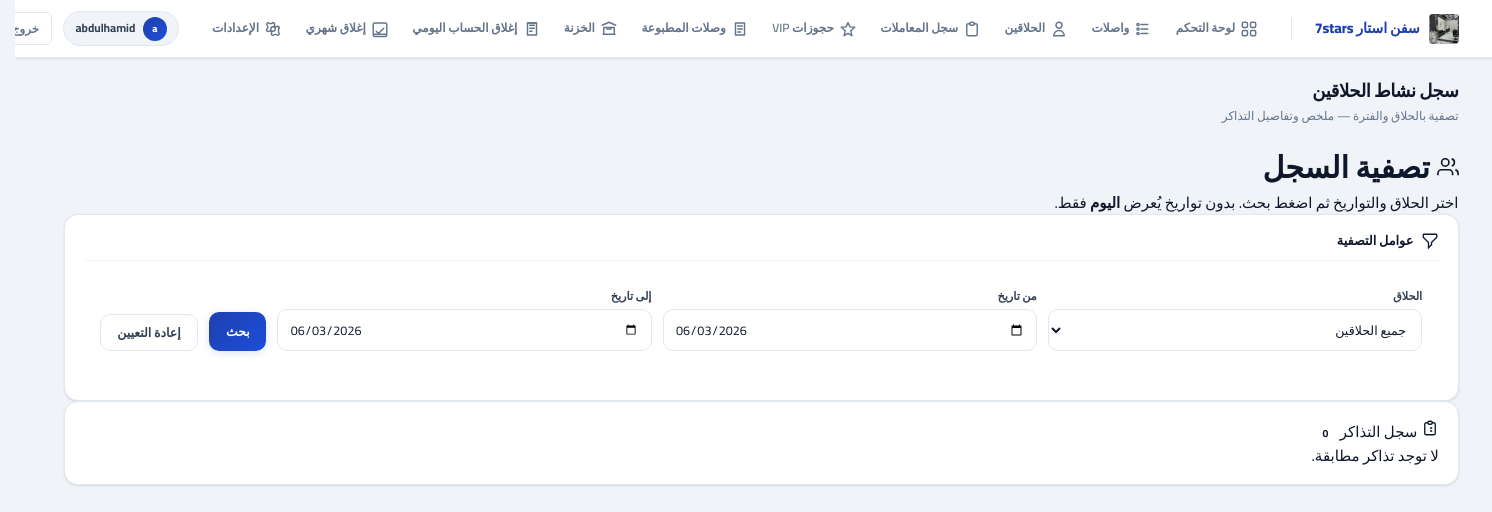
The app's page /app/barber-log/ (signed in), older data.
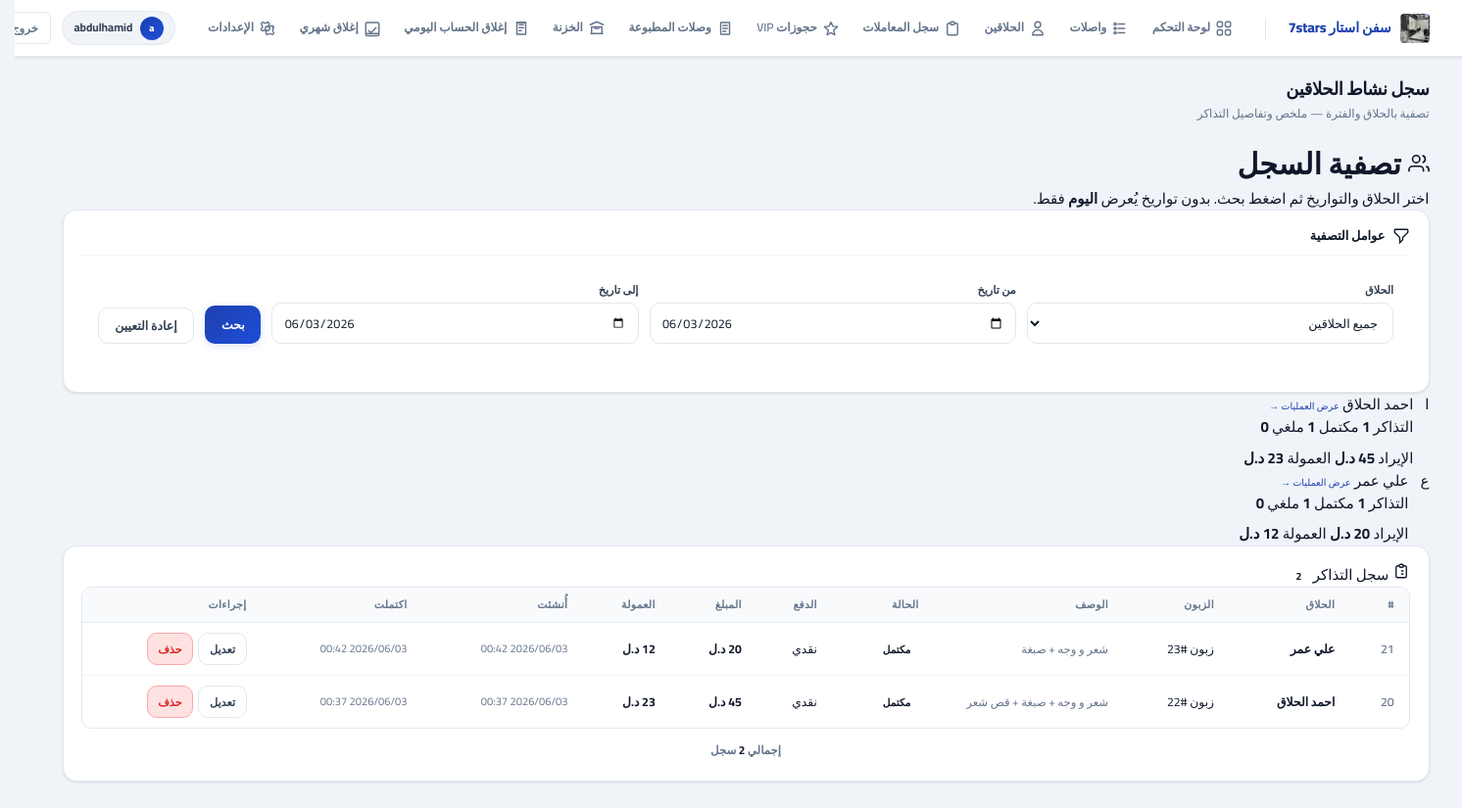
The same page, newer data.
### accounts/models.py (models this page shows, shortened)
class BarberProfile(models.Model):
    user = models.OneToOneField(
        "accounts.User",
        on_delete=models.CASCADE,
        related_name="barber_profile",
        null=True,
        blank=True,
    )
    name = models.CharField(max_length=120, blank=True, default="", verbose_name="اسم الحلاق")
    default_commission_pct = models.DecimalField(max_digits=5, decimal_places=2, default=0)
    is_active = models.BooleanField(default=True)
    class Meta:
        ordering = ["name"]
    @property
    def display_name(self) -> str:
        n = (self.name or "").strip()
        if n:
            return n
        if self.user_id:
            return self.user.get_full_name() or self.user.username
        return "حلاق"
    @property
    def initial_letter(self) -> str:
        d = self.display_name
        return d[:1].upper() if d else "?"

### core/models.py (models this page shows, shortened)
class TimestampedModel(models.Model):
    created_at = models.DateTimeField(auto_now_add=True, db_index=True)
    updated_at = models.DateTimeField(auto_now=True, db_index=True)
    class Meta:
        abstract = True

class Ticket(TimestampedModel):
    customer = models.ForeignKey("core.Customer", on_delete=models.PROTECT, related_name="tickets")
    barber = models.ForeignKey("accounts.BarberProfile", on_delete=models.PROTECT, related_name="tickets")
    shift = models.ForeignKey("core.Shift", on_delete=models.PROTECT, related_name="tickets")
    service = models.ForeignKey(
        "core.Service",
        on_delete=models.SET_NULL,
        null=True,
        blank=True,
        related_name="tickets",
    )
    shift_sequence = models.PositiveIntegerField(
        null=True,
        blank=True,
        db_index=True,
        help_text="رقم تسلسلي للوصل ضمن الشفت (يُطبع على الوصل بدل اسم الزبون)",
    )
    status = models.CharField(max_length=20, choices=TicketStatus.choices, default=TicketStatus.WAITING, db_index=True)
    queue_position = models.PositiveIntegerField(default=0, db_index=True)
    started_at = models.DateTimeField(null=True, blank=True, db_index=True)
    completed_at = models.DateTimeField(null=True, blank=True, db_index=True)
    subtotal = models.DecimalField(max_digits=12, decimal_places=2, default=0)
    discount = models.DecimalField(max_digits=12, decimal_places=2, default=0)
    total = models.DecimalField(max_digits=12, decimal_places=2, default=0)
    barber_commission_total = models.DecimalField(max_digits=12, decimal_places=2, default=0)
    description = models.CharField(max_length=255, blank=True, default="")
    payment_method = models.CharField(
        max_length=10, choices=PaymentMethod.choices, default=PaymentMethod.CASH, blank=True,
    )
    locked_by_close = models.ForeignKey(
        "core.CloseLedger",
        on_delete=models.PROTECT,
        null=True,
        blank=True,
        related_name="locked_tickets",
    )
    class Meta:
        indexes = [
            models.Index(fields=["barber", "status", "queue_position"]),
            models.Index(fields=["shift", "status"]),
        ]
        constraints = [
            models.CheckConstraint(check=Q(total__gte=0), name="ticket_total_gte_0"),
            models.UniqueConstraint(
                fields=["shift", "shift_sequence"],
                condition=Q(shift_sequence__isnull=False),
                name="ticket_unique_shift_sequence",
            ),
        ]

### barber_ms/views.py (the view, shortened to what this page needs)
# urls.py: path("barber-log/", views.barber_log_view, name="barber_log"),
@login_required
def barber_log_view(request):
    if not _is_cashier_or_admin(request.user):
        messages.error(request, "ليس لديك صلاحية الوصول.")
        return redirect("frontend:dashboard")
    barbers = BarberProfile.objects.select_related("user").filter(is_active=True).order_by(
        "user__first_name", "user__username"
    )
    selected_barber_id = request.GET.get("barber")
    from_raw = request.GET.get("from")
    to_raw = request.GET.get("to")
    today = timezone.localdate()
    from_d, to_d = None, None
    if from_raw:
        try:
            from_d = datetime.date.fromisoformat(str(from_raw)[:10])
        except ValueError:
            pass
    if to_raw:
        try:
            to_d = datetime.date.fromisoformat(str(to_raw)[:10])
        except ValueError:
            pass
    if not from_d and not to_d:
        from_d = to_d = today
    qs = Ticket.objects.select_related("customer", "barber__user").prefetch_related(
        "items__service", "receipts"
    ).order_by("-created_at")
    if selected_barber_id:
        qs = qs.filter(barber_id=selected_barber_id)
    if from_d:
        qs = qs.filter(created_at__date__gte=from_d)
    if to_d:
        qs = qs.filter(created_at__date__lte=to_d)
    paginator, tickets_page = paginate_queryset(request, qs, per_page=20)
    vip_paginator = None
    vip_log_page = None
    vip_log_rows = []
    barber_stats_raw = (
        qs.values("barber_id")
        .annotate(
            total_tickets=Count("id"),
            completed_tickets=Count("id", filter=Q(status=TicketStatus.COMPLETED)),
            cancelled_tickets=Count("id", filter=Q(status=TicketStatus.CANCELLED)),
            total_revenue=Sum("total", filter=Q(status=TicketStatus.COMPLETED)),
            total_commission=Sum(
                "barber_commission_total", filter=Q(status=TicketStatus.COMPLETED)
            ),
        )
        .order_by("-total_revenue")
    )
    _bp_ids = [r["barber_id"] for r in barber_stats_raw if r.get("barber_id")]
    _bp_map = {b.pk: b for b in BarberProfile.objects.filter(pk__in=_bp_ids)}
    barber_stats = []
    for row in barber_stats_raw:
        bp = _bp_map.get(row["barber_id"])
        barber_stats.append(
            {
                **row,
                "display_name": bp.display_name if bp else "",
                "initial_letter": bp.initial_letter if bp else "?",
            }
        )
    return render(
        request,
        "frontend/barber_log.html",
        {
            "barbers": barbers,
            "tickets_page": tickets_page,
            "paginator": paginator,
            "query_string": querystring_excluding_page(request),
            "barber_stats": barber_stats,
            "selected_barber_id": selected_barber_id,
            "vip_log_rows": vip_log_rows,
            "vip_log_page": vip_log_page,
            "vip_log_paginator": vip_paginator,
            "vip_log_query_string": querystring_excluding_page(request, page_param="vpage"),
            "filter_from": from_d,
            "filter_to": to_d,
            "ticket_edit_form": TicketEditForm(),
            "is_admin": True,
            "active_barbers": barbers,
            "pos_services": _active_services_qs(),
        },
    )

### barber_ms/forms.py (shortened to what this page needs)
class TicketEditForm(forms.Form):
    barber_id = forms.ModelChoiceField(
        queryset=BarberProfile.objects.none(),
        label="الحلاق",
    )
    service_ids = forms.ModelMultipleChoiceField(
        queryset=Service.objects.none(),
        label="الخدمات",
        error_messages={"required": "اختر خدمة واحدة على الأقل."},
    )
    payment_method = forms.ChoiceField(
        choices=[(PaymentMethod.CASH, "نقدي"), (PaymentMethod.CARD, "بطاقة")],
        label="طريقة الدفع",
    )
    status = forms.ChoiceField(choices=TicketStatus.choices, label="الحالة")
    def __init__(self, ticket=None, *args, **kwargs):
        super().__init__(*args, **kwargs)
        self.ticket = ticket
        self.fields["barber_id"].queryset = BarberProfile.objects.filter(is_active=True).select_related(
            "user"
        )
        self.fields["service_ids"].queryset = Service.objects.filter(is_active=True).order_by("name")
        for field in self.fields.values():
            if hasattr(field.widget, "attrs"):
                field.widget.attrs.setdefault("class", "field-input")

### barber_ms/views.py (called while the page is built)
def _active_services_qs():
    return Service.objects.filter(is_active=True).order_by("name")

### templates/frontend/barber_log.html (shortened to what the changed rows need)
{% extends "frontend/base.html" %}
{% block content %}
<div class="page-head">
  <h1>
    <svg width="22" height="22" fill="none" stroke="currentColor" viewBox="0 0 24 24" stroke-width="1.8"><path d="M17 21v-2a4 4 0 00-4-4H5a4 4 0 00-4 4v2"/><circle cx="9" cy="7" r="4"/><path d="M23 21v-2a4 4 0 00-3-3.87M16 3.13a4 4 0 010 7.75"/></svg>
    تصفية السجل
  </h1>
</div>
{% if barber_stats %}
<div class="summary-grid">
  {% for bs in barber_stats %}
  <a href="{% url 'frontend:barber_operations' bs.barber_id %}" class="dark-card log-sum-card" style="text-decoration:none;color:inherit;display:flex;gap:12px">
    <div class="ava">{{ bs.initial_letter }}</div>
    <div style="flex:1;min-width:0">
      <div class="nm">{{ bs.display_name }} <span style="font-size:.65rem;color:var(--primary)">عرض العمليات →</span></div>
      <div class="stat-line">
        <span>التذاكر <b>{{ bs.total_tickets }}</b></span>
        <span>مكتمل <b>{{ bs.completed_tickets }}</b></span>
        <span>ملغي <b>{{ bs.cancelled_tickets }}</b></span>
      </div>
      <div class="stat-line" style="margin-top:8px">
        <span>الإيراد <b>{{ bs.total_revenue|default_if_none:0|floatformat:0 }} {{ sys.currency|default:"د" }}</b></span>
        <span>العمولة <b>{{ bs.total_commission|default_if_none:0|floatformat:0 }} {{ sys.currency|default:"د" }}</b></span>
      </div>
    </div>
  </a>
  {% endfor %}
</div>
{% endif %}
<div class="card-accent">
  <div class="card-accent-inner">
    <div class="card-title">
      <svg width="18" height="18" fill="none" stroke="currentColor" viewBox="0 0 24 24" stroke-width="1.8"><path d="M9 5H7a2 2 0 00-2 2v12a2 2 0 002 2h10a2 2 0 002-2V7a2 2 0 00-2-2h-2M9 5a2 2 0 002 2h2a2 2 0 002-2M9 5a2 2 0 012-2h2a2 2 0 012 2m-3 7h3m-3 4h3m-6-4h.01M9 16h.01"/></svg>
      سجل التذاكر
      <span class="badge b-wait">{% if tickets_page %}{{ tickets_page.paginator.count }}{% else %}0{% endif %}</span>
    </div>
    {% if tickets_page.object_list %}
    <div class="tbl-wrap">
      <table>
        <thead><tr><th>#</th><th>الحلاق</th><th>الزبون</th><th>الوصف</th><th>الحالة</th><th>الدفع</th><th>المبلغ</th><th>العمولة</th><th>أُنشئت</th><th>اكتملت</th><th>إجراءات</th></tr></thead>
        <tbody>
          {% for t in tickets_page %}
          <tr>
            <td style="font-weight:600;color:var(--muted)">{{ t.id }}</td>
            <td style="font-weight:700">{{ t.barber.display_name }}</td>
            <td>{{ t.customer.name }}</td>
            <td style="max-width:140px;overflow:hidden;text-overflow:ellipsis;white-space:nowrap;color:var(--muted);font-size:.78rem">{{ t.description|default:"—" }}</td>
            <td>
              {% if t.status == "WAITING" %}<span class="badge b-wait">انتظار</span>
              {% elif t.status == "IN_PROGRESS" %}<span class="badge b-run">تنفيذ</span>
              {% elif t.status == "COMPLETED" %}<span class="badge b-done">مكتمل</span>
              {% elif t.status == "CANCELLED" %}<span class="badge b-cancel">ملغي</span>{% endif %}
            </td>
            <td>{% if t.payment_method == "CASH" %}<span class="pay-badge cash">نقدي</span>{% elif t.payment_method == "CARD" %}<span class="pay-badge card">بطاقة</span>{% else %}—{% endif %}</td>
            <td style="font-weight:700">{% if t.total > 0 %}{{ t.total|floatformat:0 }} {{ sys.currency|default:"د" }}{% else %}—{% endif %}</td>
            <td style="color:var(--green);font-weight:700">{% if t.barber_commission_total > 0 %}{{ t.barber_commission_total|floatformat:0 }} {{ sys.currency|default:"د" }}{% else %}—{% endif %}</td>
            <td style="font-size:.74rem;color:var(--muted)">{{ t.created_at|date:"Y/m/d H:i" }}</td>
            <td style="font-size:.74rem;color:var(--muted)">{% if t.completed_at %}{{ t.completed_at|date:"Y/m/d H:i" }}{% else %}—{% endif %}</td>
            <td>{% include "frontend/partials/ticket_row_actions.html" with t=t ret_barber=request.GET.barber ret_from=request.GET.from ret_to=request.GET.to ret_page=request.GET.page %}</td>
          </tr>
          {% endfor %}
        </tbody>
      </table>
    </div>
    {% include "frontend/partials/pagination.html" with page_obj=tickets_page query_string=query_string %}
    {% else %}
    <div class="empty">لا توجد تذاكر مطابقة.</div>
    {% endif %}
  </div>
</div>
{% endblock %}

### templates/frontend/partials/ticket_row_actions.html (shortened to what this page needs)
<div class="tx-actions" style="display:flex;gap:.35rem;flex-wrap:wrap;align-items:center">
  <button type="button" class="btn btn-o btn-sm js-ticket-edit"
    data-id="{{ t.id }}"
    data-barber="{{ t.barber_id }}"
    data-item-ids="{% for i in t.items.all %}{{ i.service_id }}{% if not forloop.last %},{% endif %}{% empty %}{% if t.service_id %}{{ t.service_id }}{% endif %}{% endfor %}"
    data-pay="{{ t.payment_method|default:'CASH' }}"
    data-status="{{ t.status }}">تعديل</button>
  <form method="post" class="swal-confirm-form" style="display:inline"
        data-swal-title="حذف المعاملة"
        data-swal-text="حذف نهائي؟ لا يمكن التراجع."
        data-swal-icon="warning">
    <button type="submit" class="btn btn-d btn-sm">حذف</button>
  </form>
</div>

Row changes from the older to the newer data that the page shows:
now on this page (row unchanged): BarberProfile: display_name "احمد الحلاق"
now on this page (row unchanged): BarberProfile: display_name "علي عمر"
added Ticket: barber.display_name "علي عمر", description "شعر و وجه + صبغة", status "مكتمل", payment_method "نقدي", total "20", currency "د.ل", barber_commission_total "12", created_at "2026/06/03 00:42", completed_at "2026/06/03 00:42"
added Ticket: barber.display_name "احمد الحلاق", description "شعر و وجه + صبغة + قص شعر", status "مكتمل", payment_method "نقدي", total "45", currency "د.ل", barber_commission_total "23", created_at "2026/06/03 00:37", completed_at "2026/06/03 00:37"
Text that changed along with them:
{{ page_obj.paginator.count }}: (not shown) → "2"
new list line: "ا عرض العمليات → التذاكر 1 مكتمل 1 ملغي الإيراد 45 د.ل العمولة 23 د.ل"
new list line: "ع عرض العمليات → التذاكر 1 مكتمل 1 ملغي الإيراد 20 د.ل العمولة 12 د.ل"
text no longer shown: "لا توجد تذاكر مطابقة."
text now shown: "الحلاق الزبون الوصف الحالة الدفع المبلغ العمولة أُنشئت اكتملت إجراءات إجمالي سجل"
